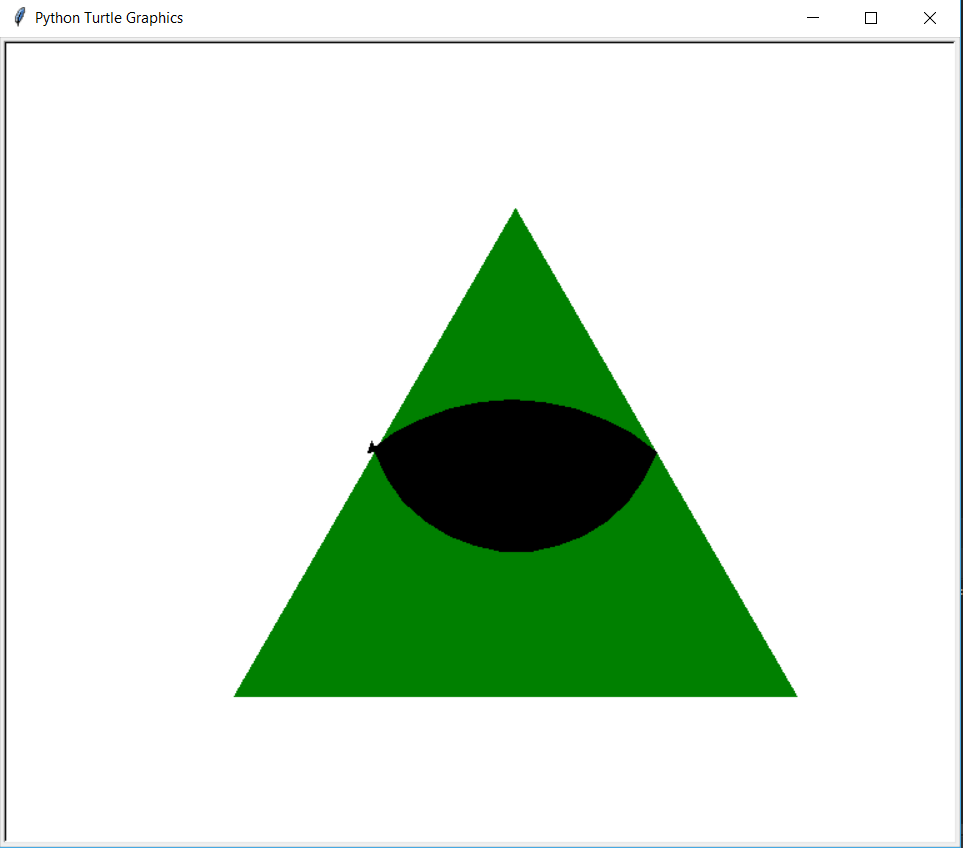

This figure's Python source:
#  This program will make the illuminati eye
import turtle
eye = turtle.Turtle()
eye.color('green')
eye.begin_fill()
eye.penup()
eye.setposition(-200,-200)
eye.pendown()
eye.forward(450)
eye.left(120)
eye.forward(450)
eye.left(120)
eye.forward(450)
eye.end_fill()
eye.color('black')
eye.penup()
eye.left(180)
eye.forward(225)
eye.pendown()
eye.begin_fill()
eye.right(130)
eye.circle(120,140)
eye.left(70)
eye.circle(180,80)
eye.end_fill()



turtle.mainloop()
